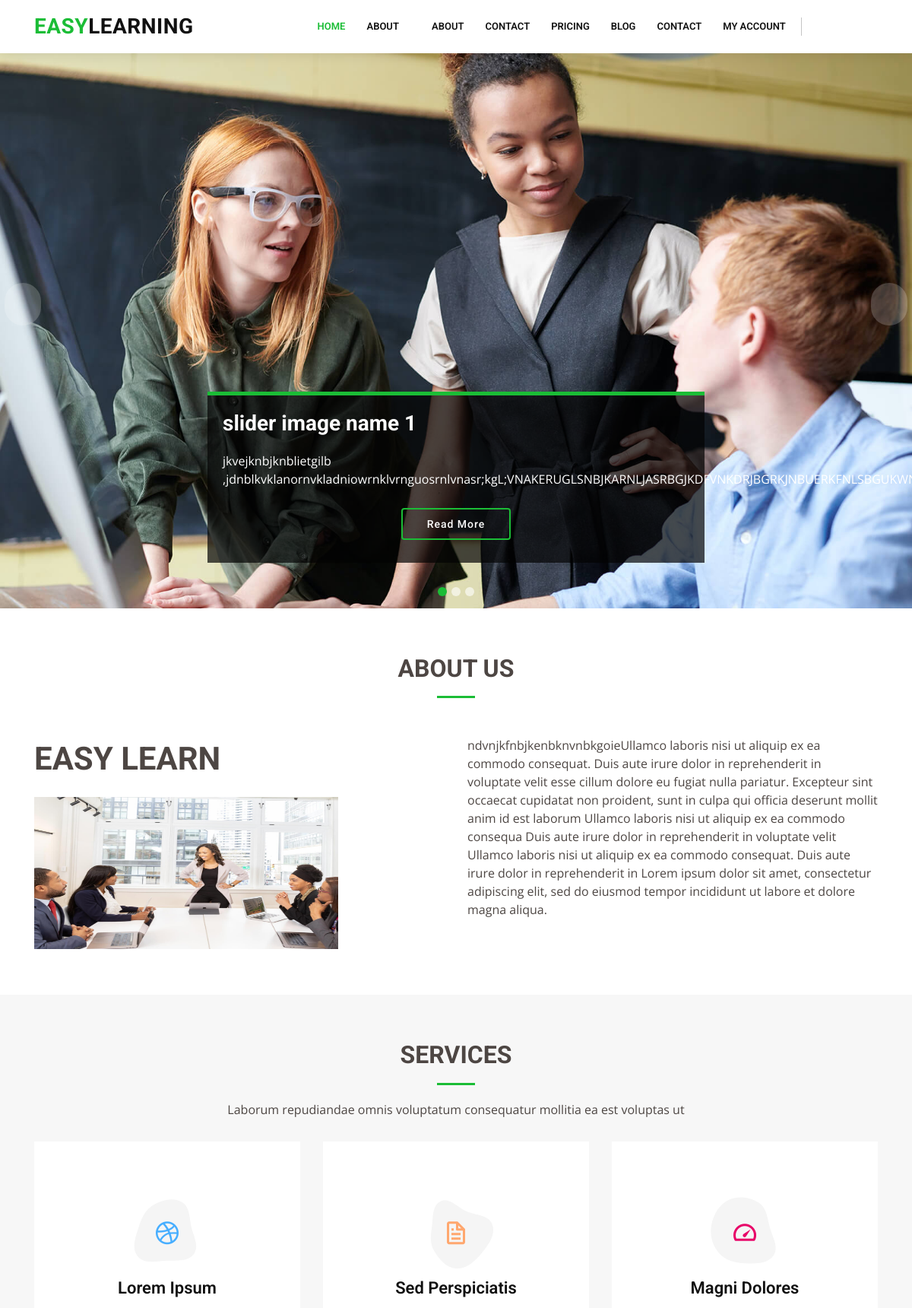
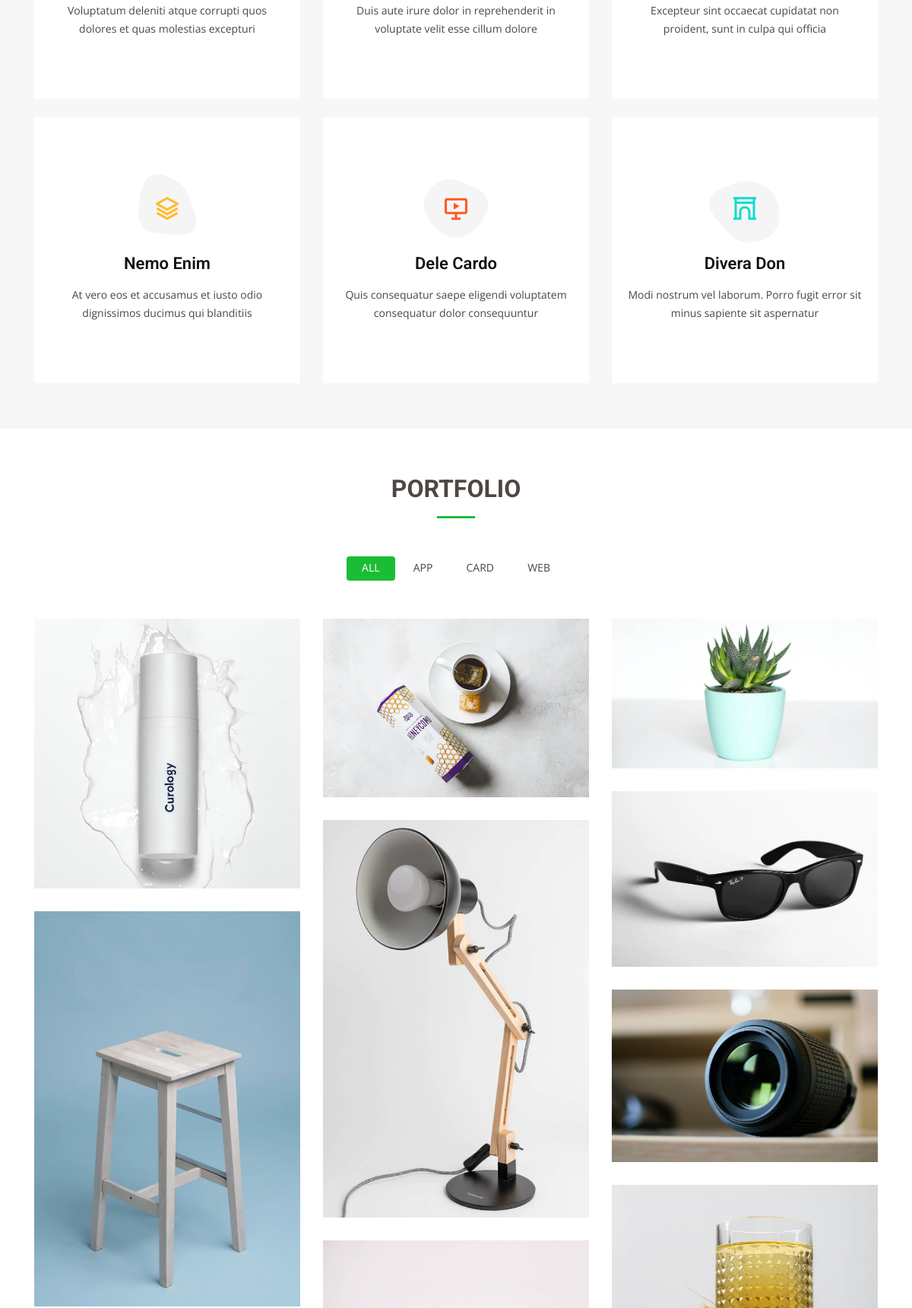
The page / (upper part) on the database its author committed (2 pictures, top to bottom).
### index/models.py (models this page shows, shortened)
class slider(models.Model):
    title = models.CharField(max_length=100, blank=False)
    description = models.TextField(max_length=800, blank=False)
    image = models.ImageField(upload_to='slider/', blank=False)

class about(models.Model):
    title = models.CharField(max_length=100, blank=False)
    description = models.TextField(max_length=800, blank=False)
    image = models.ImageField(upload_to='about/', blank=False)

### index/views.py (the view)
# urls.py: path('',views.home, name = 'home'),
def home(request):
    aboutdata = about.objects.all()
    sliderdata = slider.objects.all()
    clientdata = client.objects.all()
    context = {
        'about': aboutdata,
        'slider': sliderdata,
        'client': clientdata
    }
    return render(request,'index.html',context)

### template/index.html (shortened to what this page needs)
{% extends 'layouts.html' %}
{% block content %}
{% include 'slider.html' with sliderdata=slider %}
{% load static %}
<section id="about-us" class="about-us">
  <div class="container" data-aos="fade-up">
    <div class="section-title">
      <h2>About Us</strong></h2>
    </div>
    <div class="row content">
      <div class="col-lg-6" data-aos="fade-right">
        <h2>{{ about.0.title }}</h2>
        <img src="{{ about.0.image.url}}" style="height:200px; width:400px" alt="">
      </div>
      <div class="col-lg-6 pt-4 pt-lg-0" data-aos="fade-left">
        <p>
          {{ about.0.description }}
        </p>
      </div>
    </div>
  </div>
</section>
<section id="services" class="services section-bg">
  <div class="container" data-aos="fade-up">
    <div class="section-title">
      <h2>Services</strong></h2>
      <p>Laborum repudiandae omnis voluptatum consequatur mollitia ea est voluptas ut</p>
    </div>
    <div class="row">
      <div class="col-lg-4 col-md-6 d-flex align-items-stretch" data-aos="zoom-in" data-aos-delay="100">
        <div class="icon-box iconbox-blue">
          <div class="icon">
            <i class="bx bxl-dribbble"></i>
          </div>
          <h4><a href="">Lorem Ipsum</a></h4>
          <p>Voluptatum deleniti atque corrupti quos dolores et quas molestias excepturi</p>
        </div>
      </div>
      <div class="col-lg-4 col-md-6 d-flex align-items-stretch mt-4 mt-md-0" data-aos="zoom-in" data-aos-delay="200">
        <div class="icon-box iconbox-orange ">
          <div class="icon">
            <i class="bx bx-file"></i>
          </div>
          <h4><a href="">Sed Perspiciatis</a></h4>
          <p>Duis aute irure dolor in reprehenderit in voluptate velit esse cillum dolore</p>
        </div>
      </div>
      <div class="col-lg-4 col-md-6 d-flex align-items-stretch mt-4 mt-lg-0" data-aos="zoom-in" data-aos-delay="300">
        <div class="icon-box iconbox-pink">
          <div class="icon">
            <i class="bx bx-tachometer"></i>
          </div>
          <h4><a href="">Magni Dolores</a></h4>
          <p>Excepteur sint occaecat cupidatat non proident, sunt in culpa qui officia</p>
        </div>
      </div>
      <div class="col-lg-4 col-md-6 d-flex align-items-stretch mt-4" data-aos="zoom-in" data-aos-delay="100">
        <div class="icon-box iconbox-yellow">
          <div class="icon">
            <i class="bx bx-layer"></i>
          </div>
          <h4><a href="">Nemo Enim</a></h4>
          <p>At vero eos et accusamus et iusto odio dignissimos ducimus qui blanditiis</p>
        </div>
      </div>
      <div class="col-lg-4 col-md-6 d-flex align-items-stretch mt-4" data-aos="zoom-in" data-aos-delay="200">
        <div class="icon-box iconbox-red">
          <div class="icon">
            <i class="bx bx-slideshow"></i>
          </div>
          <h4><a href="">Dele Cardo</a></h4>
          <p>Quis consequatur saepe eligendi voluptatem consequatur dolor consequuntur</p>
        </div>
      </div>
      <div class="col-lg-4 col-md-6 d-flex align-items-stretch mt-4" data-aos="zoom-in" data-aos-delay="300">
        <div class="icon-box iconbox-teal">
          <div class="icon">
            <i class="bx bx-arch"></i>
          </div>
          <h4><a href="">Divera Don</a></h4>
          <p>Modi nostrum vel laborum. Porro fugit error sit minus sapiente sit aspernatur</p>
        </div>
      </div>
    </div>
  </div>
</section>
<section id="portfolio" class="portfolio">
  <div class="container">
    <div class="section-title" data-aos="fade-up">
      <h2>Portfolio</h2>
    </div>
    <div class="row" data-aos="fade-up">
      <div class="col-lg-12 d-flex justify-content-center">
        <ul id="portfolio-flters">
          <li data-filter="*" class="filter-active">All</li>
          <li data-filter=".filter-app">App</li>
          <li data-filter=".filter-card">Card</li>
          <li data-filter=".filter-web">Web</li>
        </ul>
      </div>
    </div>
    <div class="row portfolio-container" data-aos="fade-up">
      <div class="col-lg-4 col-md-6 portfolio-item filter-app">
        <img src="{% static 'img/portfolio/portfolio-1.jpg' %}" class="img-fluid" alt="">
      </div>
      <div class="col-lg-4 col-md-6 portfolio-item filter-web">
        <img src="{% static 'img/portfolio/portfolio-2.jpg' %}" class="img-fluid" alt="">
      </div>
      <div class="col-lg-4 col-md-6 portfolio-item filter-app">
        <img src="{% static 'img/portfolio/portfolio-3.jpg' %}" class="img-fluid" alt="">
      </div>
      <div class="col-lg-4 col-md-6 portfolio-item filter-card">
        <img src="{% static 'img/portfolio/portfolio-4.jpg' %}" class="img-fluid" alt="">
      </div>
      <div class="col-lg-4 col-md-6 portfolio-item filter-web">
        <img src="{% static 'img/portfolio/portfolio-5.jpg' %}" class="img-fluid" alt="">
      </div>
      <div class="col-lg-4 col-md-6 portfolio-item filter-app">
        <img src="{% static 'img/portfolio/portfolio-6.jpg' %}" class="img-fluid" alt="">
      </div>
      <div class="col-lg-4 col-md-6 portfolio-item filter-card">
        <img src="{% static 'img/portfolio/portfolio-7.jpg' %}" class="img-fluid" alt="">
      </div>
      <div class="col-lg-4 col-md-6 portfolio-item filter-card">
        <img src="{% static 'img/portfolio/portfolio-8.jpg' %}" class="img-fluid" alt="">
      </div>
      <div class="col-lg-4 col-md-6 portfolio-item filter-web">
        <img src="{% static 'img/portfolio/portfolio-9.jpg' %}" class="img-fluid" alt="">
      </div>
    </div>
  </div>
</section>
{% endblock %}

### template/layouts.html (shortened to what this page needs)
{% load static %}
<!DOCTYPE html>
<html lang="en">
<head>
  <link href="{% static 'vendor/bootstrap/css/bootstrap.min.css' %}" rel="stylesheet">
  <link href="{% static 'vendor/icofont/icofont.min.css' %}" rel="stylesheet">
  <link href="{% static 'vendor/boxicons/css/boxicons.min.css' %}" rel="stylesheet">
  <link href="{% static 'vendor/animate.css/animate.min.css' %}" rel="stylesheet">
  <link href="{% static 'vendor/venobox/venobox.css' %}" rel="stylesheet">
  <link href="{% static 'vendor/owl.carousel/assets/owl.carousel.min.css' %}" rel="stylesheet">
  <link href="{% static 'vendor/aos/aos.css' %}" rel="stylesheet">
  <link href="{% static 'vendor/remixicon/remixicon.css' %}" rel="stylesheet">
  <link href="{% static 'css/style.css' %}" rel="stylesheet">
</head>
<body>
  <header id="header" class="fixed-top">
    <div class="container d-flex align-items-center">
      <h1 class="logo mr-auto"><a href="{% url 'home' %}"><span>Easy</span>Learning</a></h1>
      <nav class="nav-menu d-none d-lg-block">
        <ul>
          <li class="active"><a href="{% url 'home' %}">Home</a></li>
          <li class="drop-down"><a href="">About</a>
          </li>
          <li><a href="{% url 'about' %}">About</a></li>
          <li><a href="{% url 'contact' %}">Contact</a></li>
          <li><a href="pricing.html">Pricing</a></li>
          <li><a href="blog.html">Blog</a></li>
          <li><a href="{% url 'contact' %}">Contact</a></li>
          {% if user.is_authenticated %}
          <li><a href="{% url 'profile' %}">My Profile</a></li>
          {% else %}
          <li><a href="{% url 'login' %}">My Account</a></li>
          {% endif %}
        </ul>
      </nav>
      <div class="header-social-links">
        <a href="#" class="twitter"><i class="icofont-twitter"></i></a>
        <a href="#" class="facebook"><i class="icofont-facebook"></i></a>
        <a href="#" class="instagram"><i class="icofont-instagram"></i></a>
        <a href="#" class="linkedin"><i class="icofont-linkedin"></i></i></a>
      </div>
    </div>
  </header>
    {% block content %}
    {% endblock %}
</body>
</html>

### template/slider.html (shortened to what this page needs)
{% load static %}
<section id="hero">
  <div id="heroCarousel" class="carousel slide carousel-fade" data-ride="carousel">
    <div class="carousel-inner" role="listbox">
    {% for row in sliderdata %}
      <div class="carousel-item {% if forloop.first %} active {% endif %}" style="background-image: url({{ row.image.url }});">
        <div class="carousel-container">
          <div class="carousel-content animate__animated animate__fadeInUp">
            <h2>{{ row.title }}</h2>
            <p>{{ row.description }}</p>
            <div class="text-center"><a href="" class="btn-get-started">Read More</a></div>
          </div>
        </div>
      </div>
      {% endfor %}
    </div>
    <a class="carousel-control-prev" href="#heroCarousel" role="button" data-slide="prev">
      <span class="carousel-control-prev-icon icofont-simple-left" aria-hidden="true"></span>
    </a>
    <a class="carousel-control-next" href="#heroCarousel" role="button" data-slide="next">
      <span class="carousel-control-next-icon icofont-simple-right" aria-hidden="true"></span>
    </a>
    <ol class="carousel-indicators" id="hero-carousel-indicators"></ol>
  </div>
</section>

### rows shown on the page
slider: image (picture), title "slider image name 1", description "jkvejknbjknblietgilb…"
about: title "EASY LEARN", image (picture), description "ndvnjkfnbjkenbknvnbkgoieUllamco laboris nisi ut aliquip ex ea commodo consequat. Duis aute irure dolor in reprehenderit in voluptate velit esse cillum dolore eu fugiat nulla pariatur. Excepteur sint occaecat cupidatat non proident, sunt in culpa qui officia deserunt mollit anim id est laborum Ullamco laboris nisi ut aliquip ex ea commodo consequa Duis aute irure dolor in reprehenderit in voluptate velit Ullamco laboris nisi ut aliquip ex ea commodo consequat. Duis aute irure dolor in reprehenderit in Lorem ipsum dolor sit amet, consectetur adipiscing elit, sed do eiusmod tempor incididunt ut labore et dolore magna aliqua."
